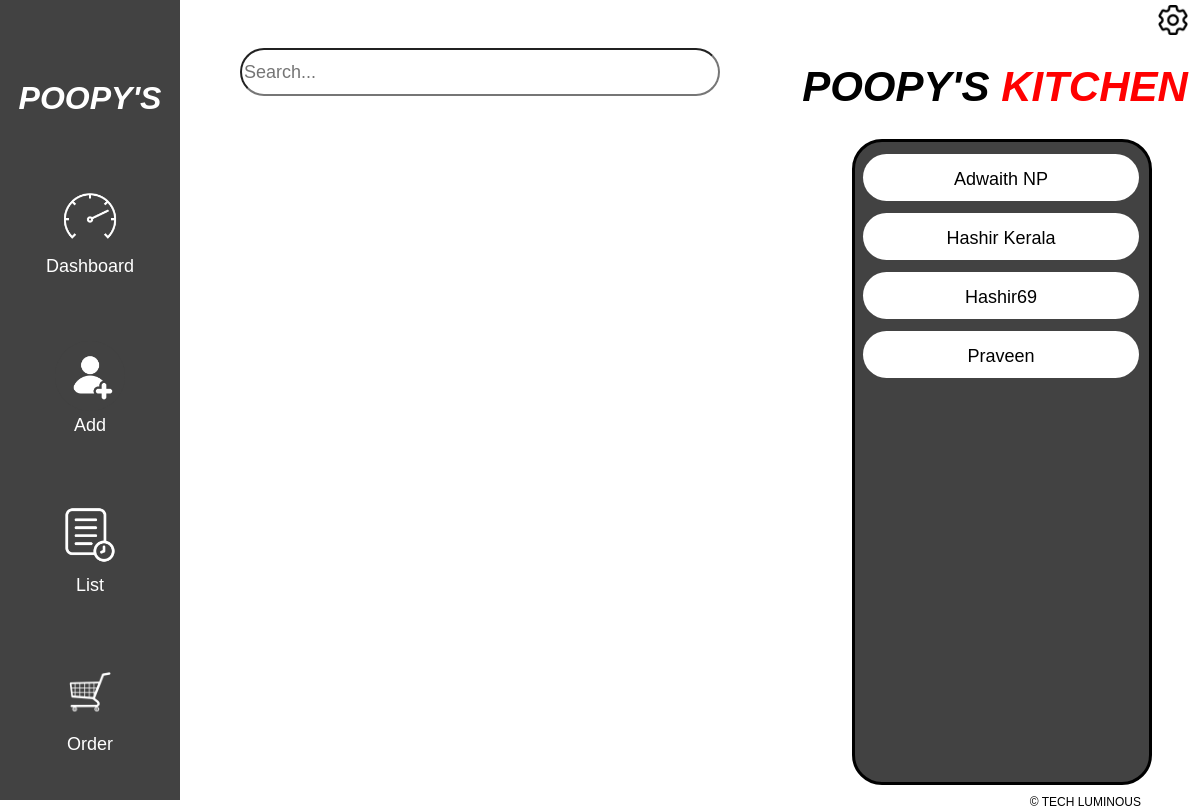
Before: /dashboard/ with the older database file.
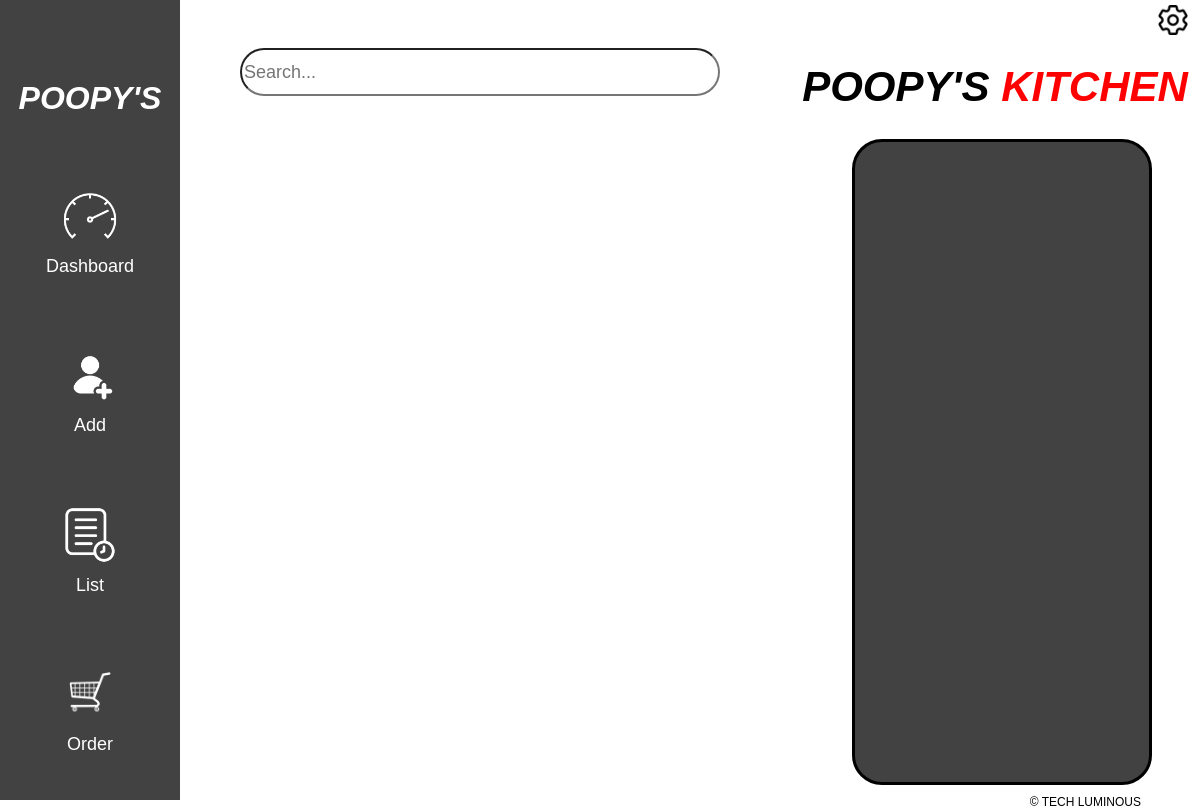
After: the same page with the newer database file.
### app/models.py (models this page shows, shortened)
class customer_data(models.Model):
    userID = models.CharField(max_length=6,unique=True,null=False)
    name = models.CharField(max_length=25,null=False)
    location = models.TextField(null=True)
    mobileNumber = models.CharField(null=False,max_length=15)
    email = models.EmailField(null=True)
    startDate = models.DateField(null=False)
    totalDays = models.IntegerField(null=False)
    exp_date = models.DateField(null=False)
    givenMoney = models.FloatField(null=False,default=0.0)
    totalMoney = models.FloatField(null=False,default=0.0)
    breakFast = models.BooleanField(default=False)
    lunch = models.BooleanField(default=False)
    dinner = models.BooleanField(default=False)
    ed_breakFast = models.BooleanField(default=False)
    ed_lunch = models.BooleanField(default=False)
    ed_dinner = models.BooleanField(default=False)

### app/views.py (the view)
def dashboard_view(request):
    current_date = datetime.now().date()
    expDate = current_date+timedelta(days=2)
    exp_persons = customer_data.objects.filter(exp_date = expDate)
    return render(request,'dashboard.html',{'exp_persons':exp_persons})

### app/templates/dashboard.html (shortened to what this page needs)
{% load static %}
<!DOCTYPE html>
<html>
    <head>
        <link rel="stylesheet" href="{% static 'css/dashboard.css' %}">
    </head>
    <body>
        <div class="container" id="container_div">
            <div class="menu_div">
                <div class="hd_div">
                    <h1 class="heading_1">POOPY'S</h1>
                </div>
                <div class="dash_logo">
                    <a>
                        <img src="{% static 'img/dash.png' %}" class="dash_img">
                    </a>
                        <p>Dashboard</p>
                </div>
                <div class="dash_logo">
                    <a href="{% url 'main_app:add_customer' %}">
                        <img src="{% static 'img/user.png' %}" class="dash_img">
                    </a>
                        <p>Add</p>
                </div>
                <div class="dash_logo">
                    <a href="{% url 'main_app:list' %}">
                        <img src="{% static 'img/list.png' %}" class="dash_img">
                    </a>
                    <p>List</p>
                </div>
                <div class="dash_logo">
                    <img src="{% static 'img/order.png' %}" class="dash_img">
                    <p>Order</p>
                </div>
            </div>
            <div class="search_div">
                <div class="search_bar_div">
                    <input type="search" placeholder="Search..." name="search" id="search_input" >
                </div>
                <div class="search_result_div" id="search_result_div_id">
                </div>
            </div>
            <div class="exp_div">
                <div class="setting_img">
                    <img src="{% static 'img/setting.png' %}" onclick="setMainWindoeBlur()">
                </div>
                <div class="heading">
                    <h1 class="main_heading">POOPY'S <span class="red-text">KITCHEN</span></h1>
                </div>
                <div class="exp_box">
                    <div class="exp_display_box">
                        {% for person in exp_persons %}
                        <a href="http://127.0.0.1:8000/detail-edit/{{person.userID}}/" style="text-decoration: none;">
                            <div class="exp">
                                <p>{{person.name}}</p>
                            </div>
                        </a>
                        {% endfor %}
                    </div>
                </div>
                <div class="branding">
                    <p>© TECH LUMINOUS</p>
                </div>
            </div>
        </div>
    </body>
</html>

Changed rows visible on the page:
no longer on this page (row edited): customer_data: name "Adwaith NP"
no longer on this page (row edited): customer_data: name "Hashir Kerala"
no longer on this page (row edited): customer_data: name "Hashir69"
no longer on this page (row edited): customer_data: name "Praveen"
